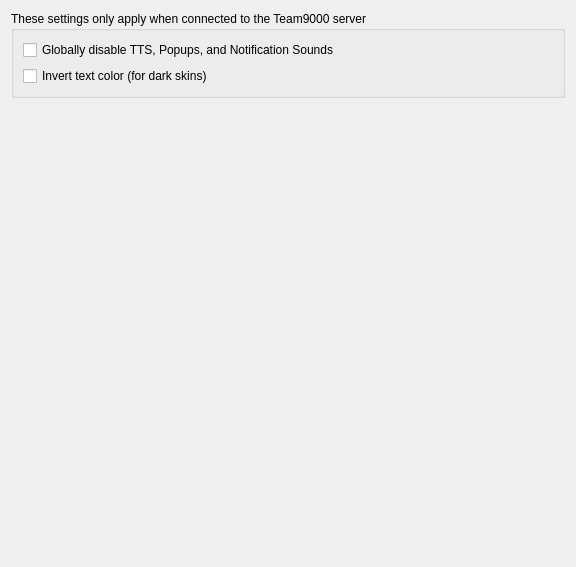
<?xml version="1.0" encoding="UTF-8"?>
<ui version="4.0">
 <class>M9Config</class>
 <widget class="QWidget" name="M9Config">
  <property name="geometry">
   <rect>
    <x>0</x>
    <y>0</y>
    <width>576</width>
    <height>567</height>
   </rect>
  </property>
  <property name="windowTitle">
   <string notr="true">Form</string>
  </property>
  <layout class="QVBoxLayout" name="verticalLayout_2">
   <item>
    <widget class="QGroupBox" name="qgbConnection">
     <property name="sizePolicy">
      <sizepolicy hsizetype="Preferred" vsizetype="Minimum">
       <horstretch>0</horstretch>
       <verstretch>0</verstretch>
      </sizepolicy>
     </property>
     <property name="title">
      <string>These settings only apply when connected to the Team9000 server</string>
     </property>
     <layout class="QVBoxLayout">
      <item>
       <widget class="QCheckBox" name="qcbRemoveNotifications">
        <property name="text">
         <string>Globally disable TTS, Popups, and Notification Sounds</string>
        </property>
       </widget>
      </item>
      <item>
       <widget class="QCheckBox" name="qcbInvertText">
        <property name="text">
         <string>Invert text color (for dark skins)</string>
        </property>
       </widget>
      </item>
     </layout>
    </widget>
   </item>
   <item>
    <spacer>
     <property name="orientation">
      <enum>Qt::Vertical</enum>
     </property>
     <property name="sizeType">
      <enum>QSizePolicy::Expanding</enum>
     </property>
     <property name="sizeHint" stdset="0">
      <size>
       <width>20</width>
       <height>40</height>
      </size>
     </property>
    </spacer>
   </item>
  </layout>
 </widget>
 <resources/>
 <connections/>
</ui>
